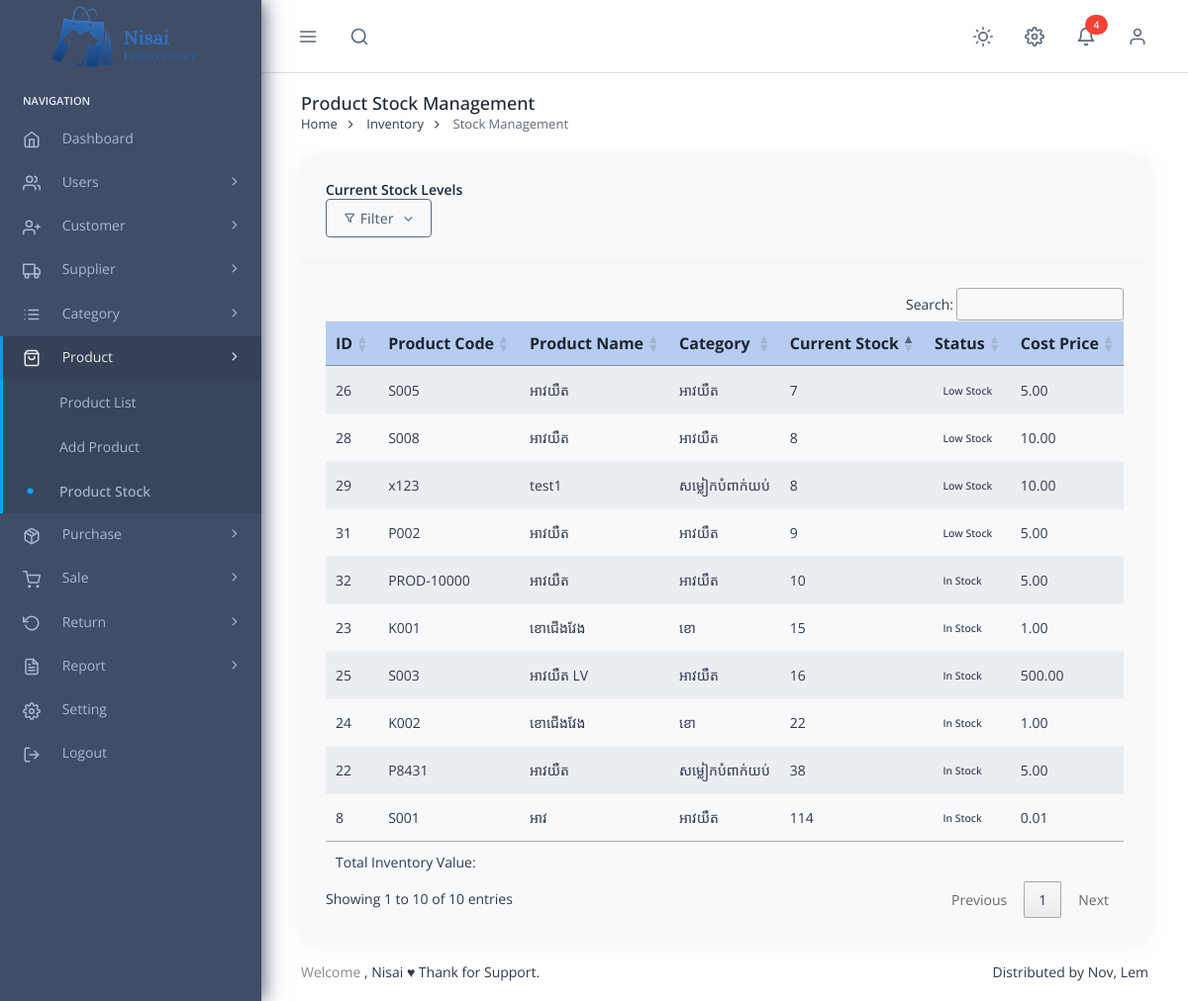
The app's page /my-web/products_stock.php (signed in), older data.
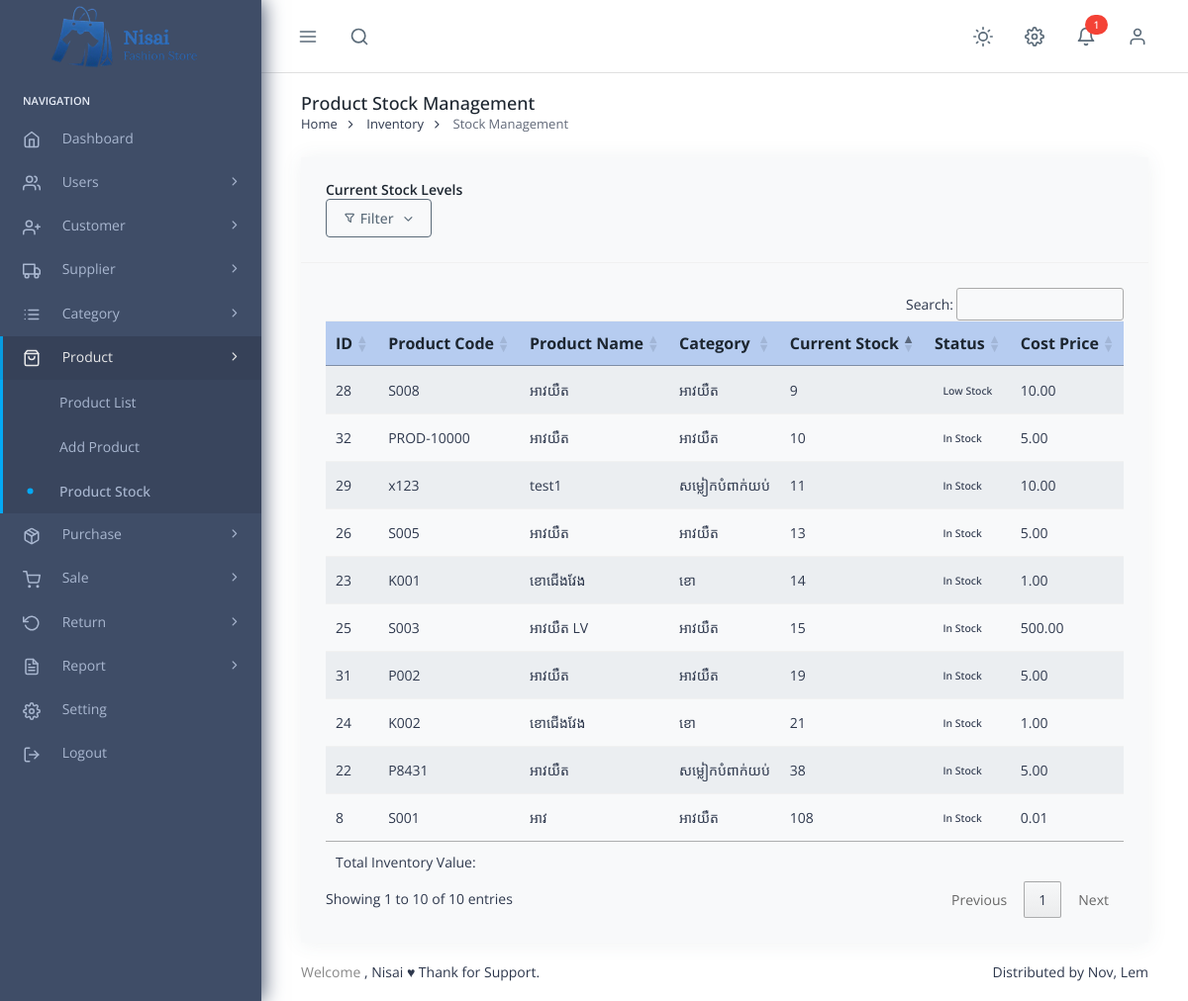
The same page, newer data.
### tables this page shows
CREATE TABLE `products` (
  `product_id` int(11) NOT NULL,
  `category_id` int(11) DEFAULT NULL,
  `supplier_id` int(11) DEFAULT NULL,
  `product_code` varchar(50) NOT NULL,
  `name` varchar(100) NOT NULL,
  `category_name` varchar(100) NOT NULL,
  `supplier_name` varchar(100) NOT NULL,
  `size` varchar(20) DEFAULT NULL,
  `color` varchar(30) DEFAULT NULL,
  `gender` enum('Male','Female','Unisex') DEFAULT NULL,
  `cost_price` decimal(10,2) DEFAULT NULL,
  `sale_price` decimal(10,2) DEFAULT NULL,
  `stock_quantity` int(11) DEFAULT NULL,
  `description` text DEFAULT NULL,
  `image` varchar(255) DEFAULT NULL,
  `created_at` datetime DEFAULT current_timestamp(),
  `updated_at` datetime DEFAULT current_timestamp() ON UPDATE current_timestamp()
);

### my-web/products_stock.php (the view, shortened to what the rows shown need)
<?php
include('include/header.php');
include('include/topbar.php');
?>
<div class="pc-container">
    <div class="pc-content">
        <div class="row">
            <div class="col-12">
                <div class="card">
                    <div class="card-body">
                        <div class="table-responsive">
                            <table class="table table-striped" id="stock-table">
                                <thead>
                                    <tr>
                                        <th>ID</th>
                                        <th>Product Code</th>
                                        <th>Product Name</th>
                                        <th>Category</th>
                                        <th>Current Stock</th>
                                        <th>Status</th>
                                        <th>Cost Price</th>
                                    </tr>
                                </thead>
                                <tbody>
                                    <?php
                                    $sql = "SELECT
                                                p.product_id,
                                                p.product_code,
                                                p.name,
                                                p.category_name,
                                                p.stock_quantity,
                                                p.cost_price,
                                                p.sale_price,
                                                p.image
                                            FROM products p
                                            WHERE 1=1";
                                    $sql .= " ORDER BY p.stock_quantity ASC";
                                    $result = mysqli_query($conn, $sql);
                                    if ($result && mysqli_num_rows($result) > 0) {
                                        while ($row = mysqli_fetch_assoc($result)) {
                                            $stock_value = $row['stock_quantity'] * $row['cost_price'];
                                            if ($row['stock_quantity'] <= 0) {
                                                $status_class = 'badge bg-danger';
                                                $status_text = 'Out of Stock';
                                            } elseif ($row['stock_quantity'] < 10) {
                                                $status_class = 'badge bg-warning';
                                                $status_text = 'Low Stock';
                                            } else {
                                                $status_class = 'badge bg-success';
                                                $status_text = 'In Stock';
                                            }
                                            echo "<tr>
                                                    <td>{$row['product_id']}</td>
                                                    <td>{$row['product_code']}</td>
                                                    <td>{$row['name']}</td>
                                                    <td>{$row['category_name']}</td>
                                                    <td>{$row['stock_quantity']}</td>
                                                    <td><span class='{$status_class}'>{$status_text}</span></td>
                                                    <td>".number_format($row['cost_price'], 2)."</td>
                                                    <td>".number_format($row['sale_price'], 2)."</td>
                                                    <td>".number_format($stock_value, 2)."</td>
                                                    <td>
                                                        <div class='btn-group' role='group'>
                                                            <a href='edit_product.php?id={$row['product_id']}' class='btn btn-sm btn-outline-primary' title='Edit'>
                                                                <i class='ti ti-edit'></i>
                                                            </a>
                                                            <a href='product_details.php?id={$row['product_id']}' class='btn btn-sm btn-outline-info' title='View'>
                                                                <i class='ti ti-eye'></i>
                                                            </a>
                                                            <a href='restock_product.php?id={$row['product_id']}' class='btn btn-sm btn-outline-success' title='Restock'>
                                                                <i class='ti ti-package'></i>
                                                            </a>
                                                        </div>
                                                    </td>
                                                </tr>";
                                        }
                                    }
                                    ?>
                                </tbody>
                            </table>
                        </div>
                    </div>
                </div>
            </div>
        </div>
    </div>
</div>
<link rel="stylesheet" type="text/css" href="https://cdn.datatables.net/1.11.5/css/jquery.dataTables.css">
<link rel="stylesheet" type="text/css" href="https://cdn.datatables.net/buttons/2.2.2/css/buttons.dataTables.min.css">
<?php include ('include/footer.php'); ?>

Row changes from the older to the newer data that the page shows:
changed products "Low Stock": stock_quantity "8" → "9"; moves up the list
shown differently, row unchanged: products "PROD-10000": moves up the list
changed products "test1": stock_quantity "8" → "11"; stock_quantity "Low Stock" → "In Stock"; moves down the list
changed products id 26: stock_quantity "7" → "13"; stock_quantity "Low Stock" → "In Stock"
changed products id 23: stock_quantity "15" → "14"
changed products "អាវយឺត LV": stock_quantity "16" → "15"
changed products id 31: stock_quantity "9" → "19"; stock_quantity "Low Stock" → "In Stock"; moves down the list
changed products id 24: stock_quantity "22" → "21"
changed products id 8: stock_quantity "114" → "108"
Text that changed along with them:
$low_stock_count: "4" → "1"
